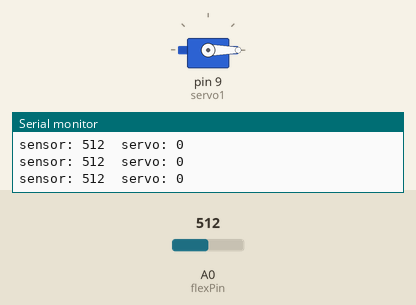
Recording of a sketch running on a simulated Arduino Uno, built with avr-gcc and run on an emulated ATmega328P. Parts: servo, the last lines printed to the serial monitor. The inputs (shaded band) are chosen by the test bench; at power-on: A0 (flexPin) = 512.

Above: at 1.2 s.
1.3 s: A0 (flexPin) set to 1023
At 2.2 s:
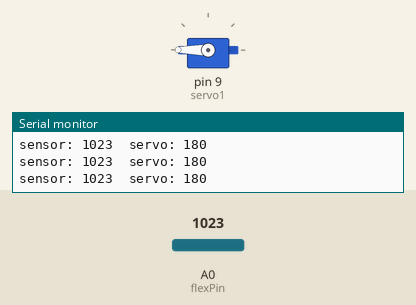
2.8 s: A0 (flexPin) set to 991
Timing chart, 0 to 5.8 s (numbered marks = the images above; inputs shaded):
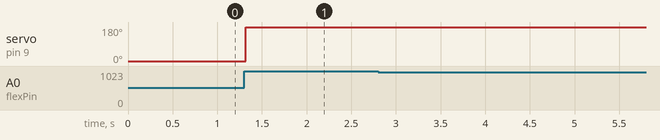

The sketch:

SIK_circuit09_flexSensor.ino
```cpp
/*
SparkFun Inventor's Kit
Example sketch 09

FLEX SENSOR

  Use the "flex sensor" to change the position of a servo

  In the previous sketch, we learned how to command a servo to
  mode to different positions. In this sketch, we'll introduce
  a new sensor, and use it to control the servo.

  A flex sensor is a plastic strip with a conductive coating.
  When the strip is straight, the coating will be a certain
  resistance. When the strip is bent, the particles in the coating
  get further apart, increasing the resistance. You can use this
  sensor to sense finger movement in gloves, door hinges, stuffed
  animals, etc. See http://www.sparkfun.com/tutorials/270 for
  more information.

This sketch was written by SparkFun Electronics,
with lots of help from the Arduino community.
This code is completely free for any use.
Visit http://learn.sparkfun.com/products/2 for SIK information.
Visit http://www.arduino.cc to learn about the Arduino.

Version 2.0 6/2012 MDG
*/


// Include the servo library to add servo-control functions:

#include <Servo.h>

Servo servo1;	//Create a servo "object", called servo1.
				//Each servo object controls one servo (you
				//can have a maximum of 12).

const int flexPin = A0; //Define analog input pin to measure
						//flex sensor position.


void setup()
{

  Serial.begin(9600); //Set serial baud rate to 9600 bps

  servo1.attach(9); // Enable control of a servo on pin 9
}


void loop()
{
  int flexPosition;    // Input value from the analog pin.
  int servoPosition;   // Output value to the servo.

  // Read the position of the flex sensor (0 to 1023):

  flexPosition = analogRead(flexPin);


  servoPosition = map(flexPosition, 730, 860, 0, 180);
  servoPosition = constrain(servoPosition, 0, 180);

  // Now we'll command the servo to move to that position:

  servo1.write(servoPosition);


  Serial.print("sensor: ");
  Serial.print(flexPosition);
  Serial.print("  servo: ");
  Serial.println(servoPosition);


  delay(20);  // wait 20ms between servo updates
}
```

Measured:
- after the input at 1.3 s, servo on pin 9 (servo1): 0° → 180° at once
